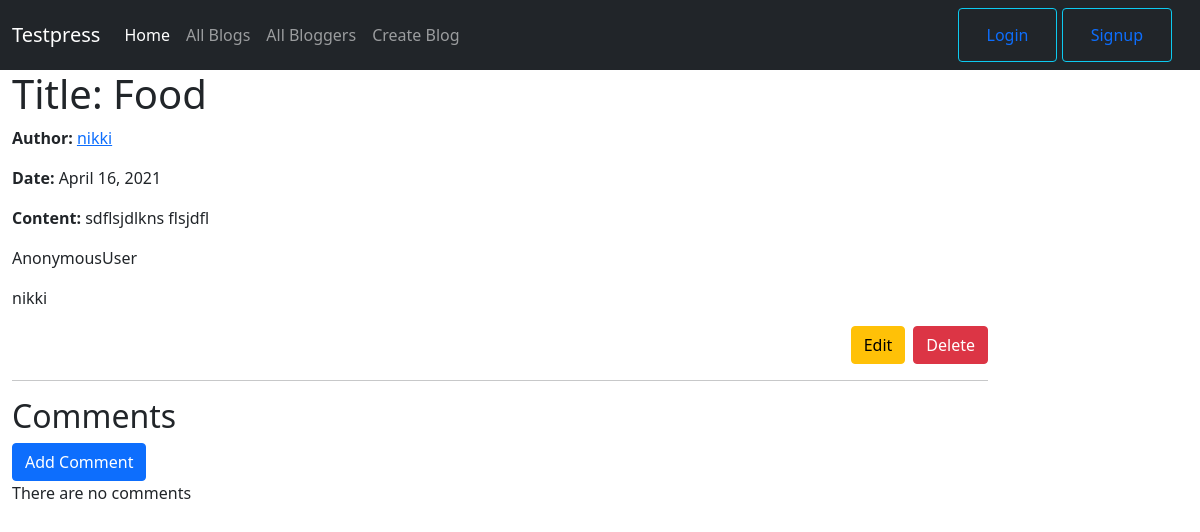
/blog/blog/4, run on an earlier commit of the app's database.
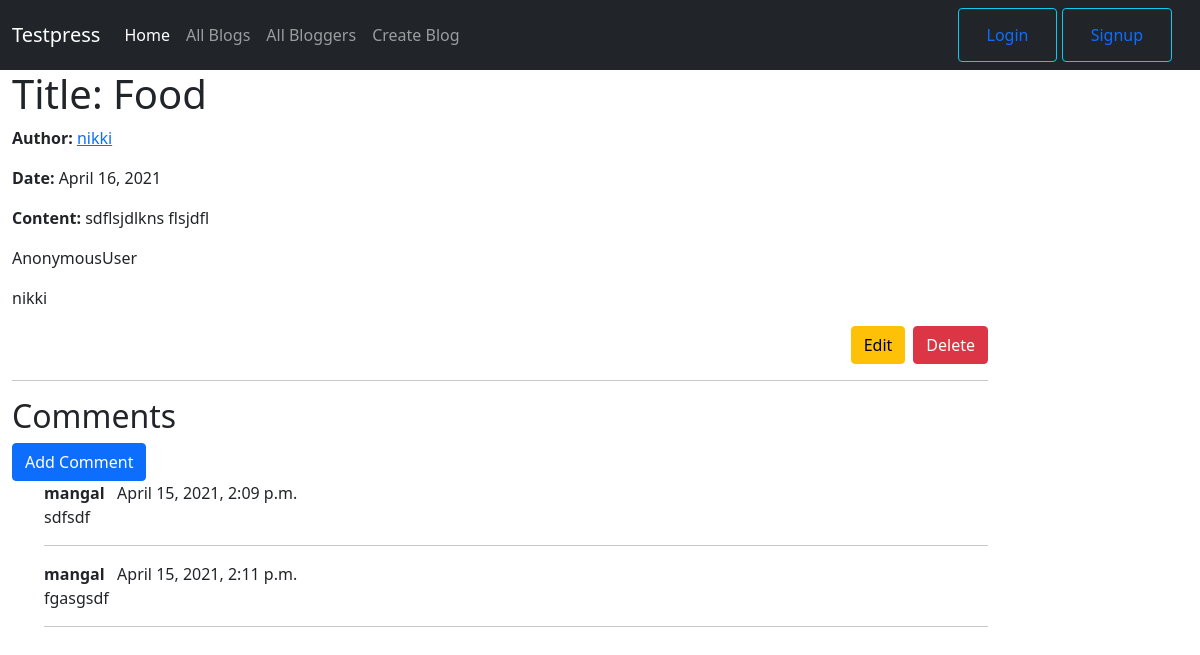
And on a later commit of the database.
### blog/models.py (models this page shows, shortened)
class Comment(models.Model):
    description = models.TextField(max_length=1000)
    blog = models.ForeignKey('Blog', on_delete=models.CASCADE, null=True)
    date_time = models.DateTimeField()
    user = models.ForeignKey(User, on_delete=models.CASCADE, null=True)

### blog/views.py (the view)
# urls.py: path('blog/<int:pk>', views.BlogDetailView.as_view(), name='blog-detail'),
class BlogDetailView(generic.DetailView):
    model = Blog

### blog/models.py (called while the page is built)
    def __str__(self):
        return f'{self.name}'

### blog/templates/blog/blog_detail.html (shortened to what this page needs)
{% extends "base_generic.html" %}
{% block content %}
<div class="container">
    <h1>Title: {{ blog.title }}</h1>
    <p><strong>Author:</strong> <a href="{% url 'blogger-detail' blog.blog_author.pk %}">{{ blog.blog_author }}</a></p>
    <p><strong>Date:</strong> {{ blog.post_date }}</p>
    <p><strong>Content:</strong> {{ blog.content }}</p>
    <p>{{ request.user }}</p>
    <p>{{ blog.blog_author }}</p>
    <div class="d-grid gap-2 d-md-flex justify-content-md-end">
            <a href="{% url 'edit-blog' pk=blog.pk %}"><button class="btn btn-warning">Edit</button></a>
            <a href="{% url 'delete-blog' pk=blog.pk %}"><button class="btn btn-danger">Delete</button></a>
    </div>
    <hr>
    <h2>Comments</h2>
    <a href="{% url 'add-comment' pk=blog.pk %}"><button class="btn btn-primary">Add Comment</button></a>
    {% if blog.comment_set.all.count == 0 %}
        <p>There are no comments</p>
    {% else %}
    <ul>
        {% for comment in blog.comment_set.all %}
        <b>{{ comment.user }}</b> &nbsp {{ comment.date_time}}
        <p>{{ comment.description }}</p>
        <hr>
        {% endfor %}
    </ul>
    {%endif%}
</div>
{% endblock %}

What changed in the data, as far as the page shows it:
added Comment: user "mangal", date_time "April 15, 2021, 2:09 p.m.", description "sdfsdf"
added Comment: user "mangal", date_time "April 15, 2021, 2:11 p.m.", description "fgasgsdf"
Also different on the page:
text no longer shown: "There are no comments"
